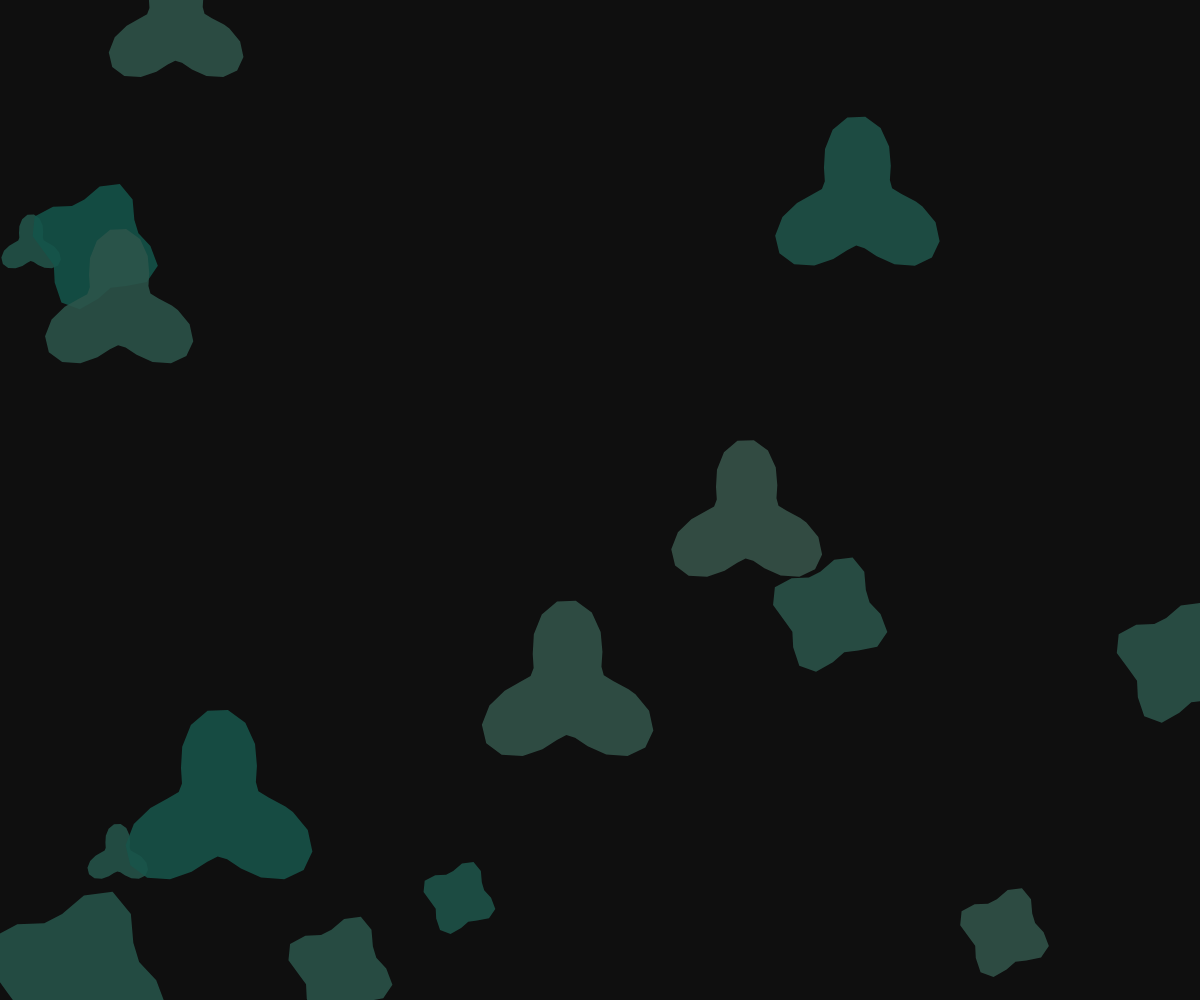
Frame 1 (no input)
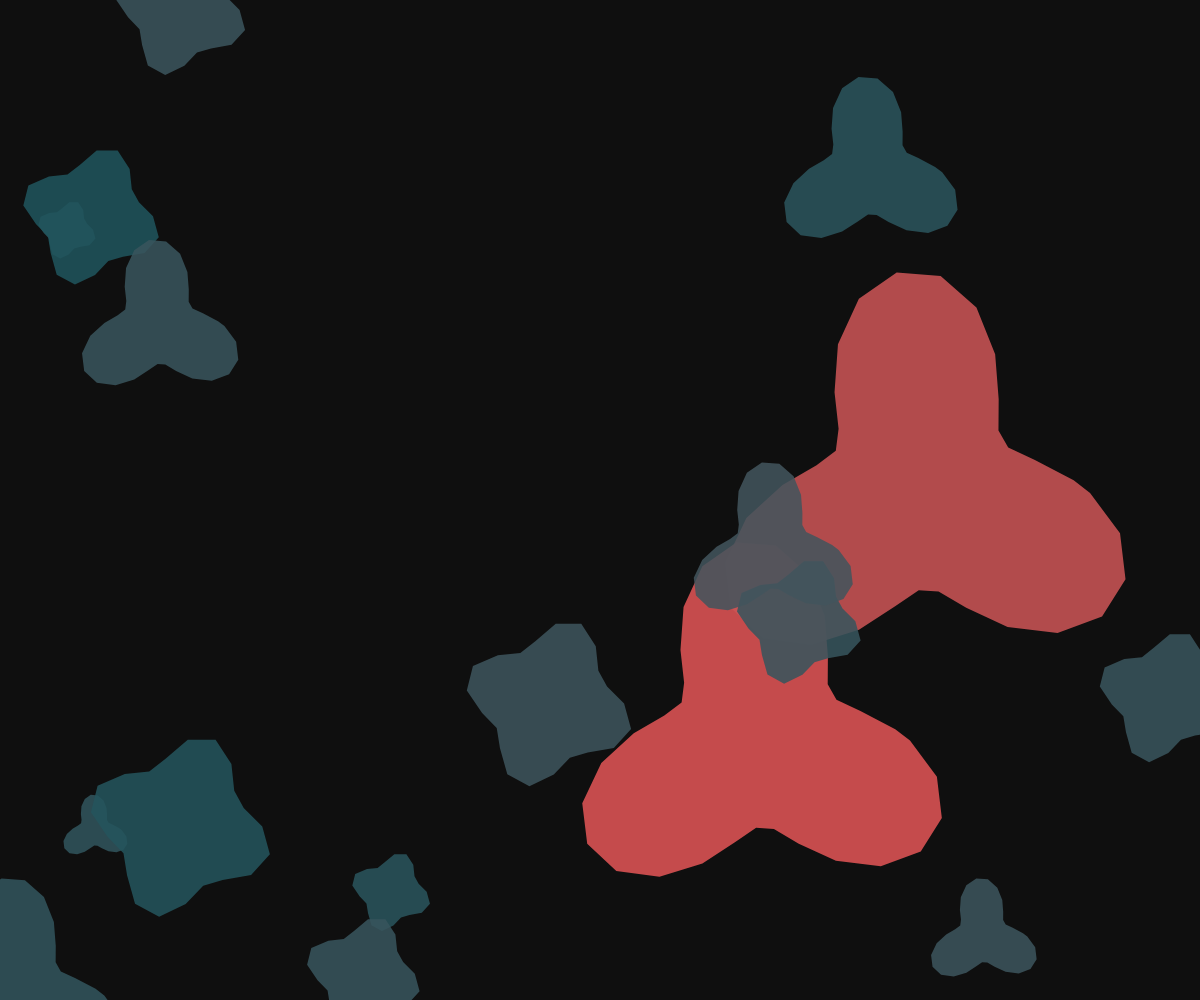
Frame 60 (no input)
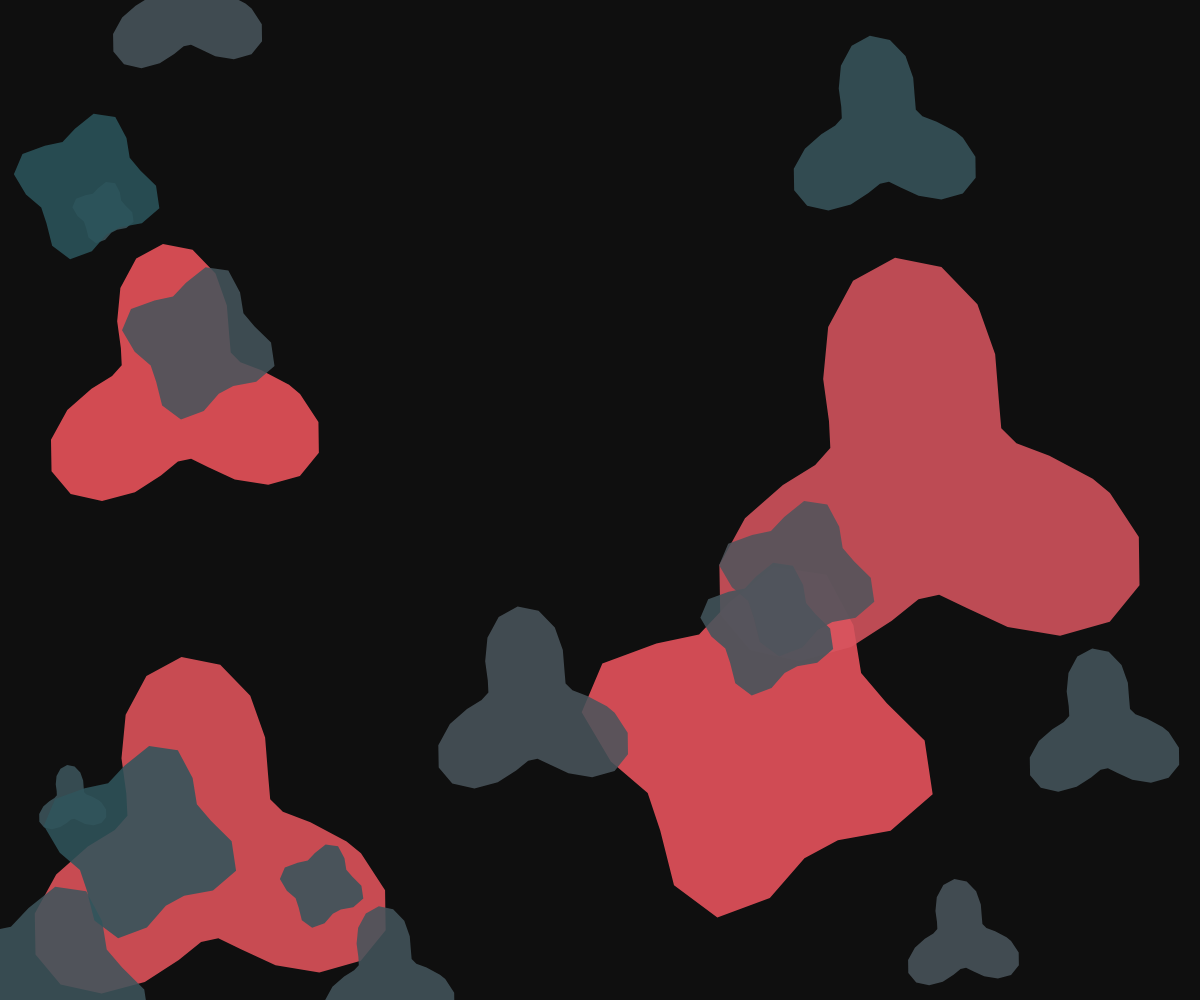
Frame 120 (the mouse pressed at the canvas centre since frame 60)

The p5.js sketch that drew these frames (run headless with seeded random() and noise() and a simulated clock; from frame 60 on, the mouse is pressed at the canvas centre):

// p5.js sketch
// ── sketch.js
let structures = [];
let time = 0;

function setup() {
  createCanvas(windowWidth, windowHeight);
  // Initialize with base structures
  for (let i = 0; i < 15; i++) {
    structures.push({
      x: random(width),
      y: random(height),
      size: random(20, 80),
      speed: random(0.3, 1.2),
      angle: random(TWO_PI),
      hue: random(20, 60),
      age: 0,
      maxAge: random(300, 600),
      segments: floor(random(5, 10)),
      folded: random() > 0.5
    });
  }
}

function draw() {
  background(15);
  time += 0.008;

  // Update and display structures
  for (let i = structures.length - 1; i >= 0; i--) {
    let s = structures[i];
    
    // Move structure
    s.x += cos(s.angle) * s.speed;
    s.y += sin(s.angle) * s.speed;
    
    // Bounce off edges
    if (s.x < 0 || s.x > width) s.angle = PI - s.angle;
    if (s.y < 0 || s.y > height) s.angle = -s.angle;
    
    // Age and grow
    s.age++;
    if (s.age > s.maxAge) {
      // Create new structure
      structures.push({
        x: s.x,
        y: s.y,
        size: random(15, 40),
        speed: random(0.3, 1.2),
        angle: random(TWO_PI),
        hue: (s.hue + random(-10, 10)) % 360,
        age: 0,
        maxAge: random(300, 600),
        segments: floor(random(5, 10)),
        folded: random() > 0.5
      });
      
      // Remove old structure
      structures.splice(i, 1);
    } else {
      // Grow slightly and shift hue over time
      s.size *= 1.001;
      s.hue = (s.hue + 0.2) % 360;
      
      // Draw with gradient effect
      noStroke();
      fill(s.hue, 85, 75 + sin(time + s.age * 0.01) * 20, 220);
      
      push();
      translate(s.x, s.y);
      
      if (s.folded) {
        // Draw folded organic shape
        beginShape();
        for (let a = 0; a < TWO_PI; a += 0.3) {
          let r = s.size * (1 + sin(a * 4 + time * 0.5) * 0.2);
          let x = r * cos(a);
          let y = r * sin(a);
          vertex(x, y);
        }
        endShape(CLOSE);
      } else {
        // Draw rigid, sharp-edged mass
        beginShape();
        for (let a = 0; a < TWO_PI; a += 0.2) {
          let r = s.size * (1 + sin(a * 3 + time * 0.3) * 0.4);
          let x = r * cos(a);
          let y = r * sin(a);
          vertex(x, y);
        }
        endShape(CLOSE);
      }
      
      pop();
    }
  }

  // Add some rigid masses occasionally
  if (frameCount % 50 === 0) {
    for (let i = 0; i < 2; i++) {
      structures.push({
        x: random(width),
        y: random(height),
        size: random(100, 200),
        speed: 0,
        angle: 0,
        hue: random(180, 240),
        age: 0,
        maxAge: Infinity,
        segments: floor(random(5, 10)),
        folded: false
      });
    }
  }

  // Occasionally add sharp folds to some structures
  if (frameCount % 40 === 0) {
    for (let s of structures) {
      if (random() > 0.7) {
        s.folded = !s.folded;
      }
    }
  }
}

function windowResized() {
  resizeCanvas(windowWidth, windowHeight);
}
